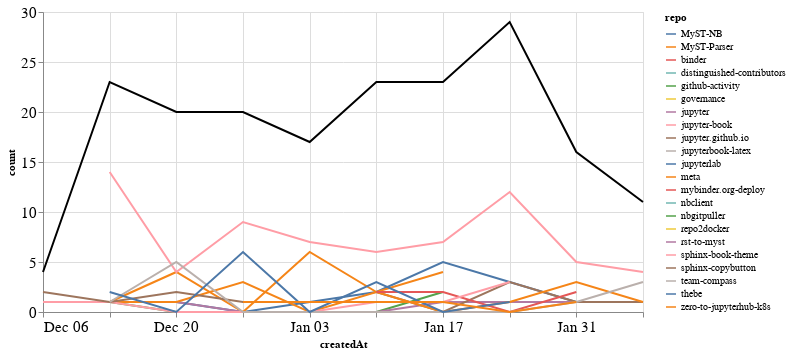

Notebook code cell kept with this figure:
### Markdown cell above
### Comments

### Code cell
comments_time = comments.groupby('repo').resample('W', on='createdAt').count()['author'].reset_index()
comments_time = comments_time.rename(columns={'author': 'count'})
comments_time_total = comments_time.groupby('createdAt').agg({"count": "sum"}).reset_index()
ch1 = alt.Chart(comments_time, width=600).mark_line().encode(
    x='createdAt',
    y='count',
    color='repo',
    tooltip="repo"
)

ch2 = alt.Chart(comments_time_total, width=600).mark_line(color="black").encode(
    x='createdAt',
    y='count',
)

ch1 + ch2

### Figure 1 — Vega-Lite specification as saved in the notebook (floating-point values rounded to 4 significant figures)
{"config": {"axisLeft": {"labelFontSize": 15}, "axisBottom": {"labelFontSize": 15}}, "layer": [{"data": {"name": "data-41efcaee4927ad60af7cf02370dbed39"}, "mark": "line", "encoding": {"color": {"type": "nominal", "field": "repo"}, "tooltip": {"type": "nominal", "field": "repo"}, "x": {"type": "temporal", "field": "createdAt"}, "y": {"type": "quantitative", "field": "count"}}, "width": 600}, {"data": {"name": "data-b47a739c69bfd088f1843ebd54dcb44c"}, "mark": {"type": "line", "color": "black"}, "encoding": {"x": {"type": "temporal", "field": "createdAt"}, "y": {"type": "quantitative", "field": "count"}}, "width": 600}], "$schema": "https://vega.github.io/schema/vega-lite/v4.8.1.json", "datasets": {"data-41efcaee4927ad60af7cf02370dbed39": [{"repo": "MyST-NB", "createdAt": "2020-12-20T00:00:00", "count": 1}, {"repo": "MyST-NB", "createdAt": "2020-12-27T00:00:00", "count": 0}, {"repo": "MyST-NB", "createdAt": "2021-01-03T00:00:00", "count": 1}, {"repo": "MyST-NB", "createdAt": "2021-01-10T00:00:00", "count": 2}, {"repo": "MyST-NB", "createdAt": "2021-01-17T00:00:00", "count": 5}, {"repo": "MyST-NB", "createdAt": "2021-01-24T00:00:00", "count": 3}, {"repo": "MyST-NB", "createdAt": "2021-01-31T00:00:00", "count": 1}, {"repo": "MyST-Parser", "createdAt": "2020-12-13T00:00:00", "count": 1}, {"repo": "MyST-Parser", "createdAt": "2020-12-20T00:00:00", "count": 4}, {"repo": "MyST-Parser", "createdAt": "2020-12-27T00:00:00", "count": 0}, {"repo": "MyST-Parser", "createdAt": "2021-01-03T00:00:00", "count": 6}, {"repo": "MyST-Parser", "createdAt": "2021-01-10T00:00:00", "count": 2}, {"repo": "MyST-Parser", "createdAt": "2021-01-17T00:00:00", "count": 4}, {"repo": "binder", "createdAt": "2021-01-31T00:00:00", "count": 1}, {"repo": "distinguished-contributors", "createdAt": "2020-12-20T00:00:00", "count": 1}, {"repo": "github-activity", "createdAt": "2020-12-13T00:00:00", "count": 1}, {"repo": "github-activity", "createdAt": "2020-12-20T00:00:00", "count": 0}, {"repo": "github-activity", "createdAt": "2020-12-27T00:00:00", "count": 0}, {"repo": "github-activity", "createdAt": "2021-01-03T00:00:00", "count": 0}, {"repo": "github-activity", "createdAt": "2021-01-10T00:00:00", "count": 0}, {"repo": "github-activity", "createdAt": "2021-01-17T00:00:00", "count": 2}, {"repo": "governance", "createdAt": "2021-01-24T00:00:00", "count": 1}, {"repo": "jupyter", "createdAt": "2020-12-20T00:00:00", "count": 1}, {"repo": "jupyter", "createdAt": "2020-12-27T00:00:00", "count": 0}, {"repo": "jupyter", "createdAt": "2021-01-03T00:00:00", "count": 0}, {"repo": "jupyter", "createdAt": "2021-01-10T00:00:00", "count": 0}, {"repo": "jupyter", "createdAt": "2021-01-17T00:00:00", "count": 1}, {"repo": "jupyter", "createdAt": "2021-01-24T00:00:00", "count": 1}, {"repo": "jupyter", "createdAt": "2021-01-31T00:00:00", "count": 1}, {"repo": "jupyter-book", "createdAt": "2020-12-13T00:00:00", "count": 14}, {"repo": "jupyter-book", "createdAt": "2020-12-20T00:00:00", "count": 4}, {"repo": "jupyter-book", "createdAt": "2020-12-27T00:00:00", "count": 9}, {"repo": "jupyter-book", "createdAt": "2021-01-03T00:00:00", "count": 7}, {"repo": "jupyter-book", "createdAt": "2021-01-10T00:00:00", "count": 6}, {"repo": "jupyter-book", "createdAt": "2021-01-17T00:00:00", "count": 7}, {"repo": "jupyter-book", "createdAt": "2021-01-24T00:00:00", "count": 12}, {"repo": "jupyter-book", "createdAt": "2021-01-31T00:00:00", "count": 5}, {"repo": "jupyter-book", "createdAt": "2021-02-07T00:00:00", "count": 4}, {"repo": "jupyter.github.io", "createdAt": "2021-01-10T00:00:00", "count": 2}, {"repo": "jupyter.github.io", "createdAt": "2021-01-17T00:00:00", "count": 0}, {"repo": "jupyter.github.io", "createdAt": "2021-01-24T00:00:00", "count": 3}, {"repo": "jupyter.github.io", "createdAt": "2021-01-31T00:00:00", "count": 1}, {"repo": "jupyter.github.io", "createdAt": "2021-02-07T00:00:00", "count": 1}, {"repo": "jupyterbook-latex", "createdAt": "2021-02-07T00:00:00", "count": 2}, {"repo": "jupyterlab", "createdAt": "2020-12-20T00:00:00", "count": 1}, {"repo": "meta", "createdAt": "2020-12-06T00:00:00", "count": 1}, {"repo": "meta", "createdAt": "2020-12-13T00:00:00", "count": 1}, {"repo": "meta", "createdAt": "2020-12-20T00:00:00", "count": 1}, {"repo": "meta", "createdAt": "2020-12-27T00:00:00", "count": 3}, {"repo": "meta", "createdAt": "2021-01-03T00:00:00", "count": 0}, {"repo": "meta", "createdAt": "2021-01-10T00:00:00", "count": 2}, {"repo": "meta", "createdAt": "2021-01-17T00:00:00", "count": 0}, {"repo": "meta", "createdAt": "2021-01-24T00:00:00", "count": 1}, {"repo": "meta", "createdAt": "2021-01-31T00:00:00", "count": 3}, {"repo": "meta", "createdAt": "2021-02-07T00:00:00", "count": 1}, {"repo": "mybinder.org-deploy", "createdAt": "2021-01-10T00:00:00", "count": 2}, {"repo": "mybinder.org-deploy", "createdAt": "2021-01-17T00:00:00", "count": 2}, {"repo": "mybinder.org-deploy", "createdAt": "2021-01-24T00:00:00", "count": 0}, {"repo": "mybinder.org-deploy", "createdAt": "2021-01-31T00:00:00", "count": 2}, {"repo": "nbclient", "createdAt": "2020-12-13T00:00:00", "count": 1}, {"repo": "nbgitpuller", "createdAt": "2021-01-10T00:00:00", "count": 2}, {"repo": "repo2docker", "createdAt": "2021-01-24T00:00:00", "count": 4}, {"repo": "rst-to-myst", "createdAt": "2021-01-03T00:00:00", "count": 1}, {"repo": "sphinx-book-theme", "createdAt": "2020-12-06T00:00:00", "count": 1}, {"repo": "sphinx-book-theme", "createdAt": "2020-12-13T00:00:00", "count": 1}, {"repo": "sphinx-book-theme", "createdAt": "2020-12-20T00:00:00", "count": 0}, {"repo": "sphinx-book-theme", "createdAt": "2020-12-27T00:00:00", "count": 0}, {"repo": "sphinx-book-theme", "createdAt": "2021-01-03T00:00:00", "count": 0}, {"repo": "sphinx-book-theme", "createdAt": "2021-01-10T00:00:00", "count": 1}, {"repo": "sphinx-book-theme", "createdAt": "2021-01-17T00:00:00", "count": 1}, {"repo": "sphinx-book-theme", "createdAt": "2021-01-24T00:00:00", "count": 3}, {"repo": "sphinx-copybutton", "createdAt": "2020-12-06T00:00:00", "count": 2}, {"repo": "sphinx-copybutton", "createdAt": "2020-12-13T00:00:00", "count": 1}, {"repo": "sphinx-copybutton", "createdAt": "2020-12-20T00:00:00", "count": 2}, {"repo": "sphinx-copybutton", "createdAt": "2020-12-27T00:00:00", "count": 1}, {"repo": "sphinx-copybutton", "createdAt": "2021-01-03T00:00:00", "count": 1}, {"repo": "team-compass", "createdAt": "2020-12-13T00:00:00", "count": 1}, {"repo": "team-compass", "createdAt": "2020-12-20T00:00:00", "count": 5}, {"repo": "team-compass", "createdAt": "2020-12-27T00:00:00", "count": 0}, {"repo": "team-compass", "createdAt": "2021-01-03T00:00:00", "count": 0}, {"repo": "team-compass", "createdAt": "2021-01-10T00:00:00", "count": 0}, {"repo": "team-compass", "createdAt": "2021-01-17T00:00:00", "count": 0}, {"repo": "team-compass", "createdAt": "2021-01-24T00:00:00", "count": 0}, {"repo": "team-compass", "createdAt": "2021-01-31T00:00:00", "count": 1}, {"repo": "team-compass", "createdAt": "2021-02-07T00:00:00", "count": 3}, {"repo": "thebe", "createdAt": "2020-12-13T00:00:00", "count": 2}, {"repo": "thebe", "createdAt": "2020-12-20T00:00:00", "count": 0}, {"repo": "thebe", "createdAt": "2020-12-27T00:00:00", "count": 6}, {"repo": "thebe", "createdAt": "2021-01-03T00:00:00", "count": 0}, {"repo": "thebe", "createdAt": "2021-01-10T00:00:00", "count": 3}, {"repo": "thebe", "createdAt": "2021-01-17T00:00:00", "count": 0}, {"repo": "thebe", "createdAt": "2021-01-24T00:00:00", "count": 1}, {"repo": "zero-to-jupyterhub-k8s", "createdAt": "2020-12-27T00:00:00", "count": 1}, {"repo": "zero-to-jupyterhub-k8s", "createdAt": "2021-01-03T00:00:00", "count": 1}, {"repo": "zero-to-jupyterhub-k8s", "createdAt": "2021-01-10T00:00:00", "count": 1}, {"repo": "zero-to-jupyterhub-k8s", "createdAt": "2021-01-17T00:00:00", "count": 1}, {"repo": "zero-to-jupyterhub-k8s", "createdAt": "2021-01-24T00:00:00", "count": 0}, {"repo": "zero-to-jupyterhub-k8s", "createdAt": "2021-01-31T00:00:00", "count": 1}], "data-b47a739c69bfd088f1843ebd54dcb44c": [{"createdAt": "2020-12-06T00:00:00", "count": 4}, {"createdAt": "2020-12-13T00:00:00", "count": 23}, {"createdAt": "2020-12-20T00:00:00", "count": 20}, {"createdAt": "2020-12-27T00:00:00", "count": 20}, {"createdAt": "2021-01-03T00:00:00", "count": 17}, {"createdAt": "2021-01-10T00:00:00", "count": 23}, {"createdAt": "2021-01-17T00:00:00", "count": 23}, {"createdAt": "2021-01-24T00:00:00", "count": 29}, {"createdAt": "2021-01-31T00:00:00", "count": 16}, {"createdAt": "2021-02-07T00:00:00", "count": 11}]}}
